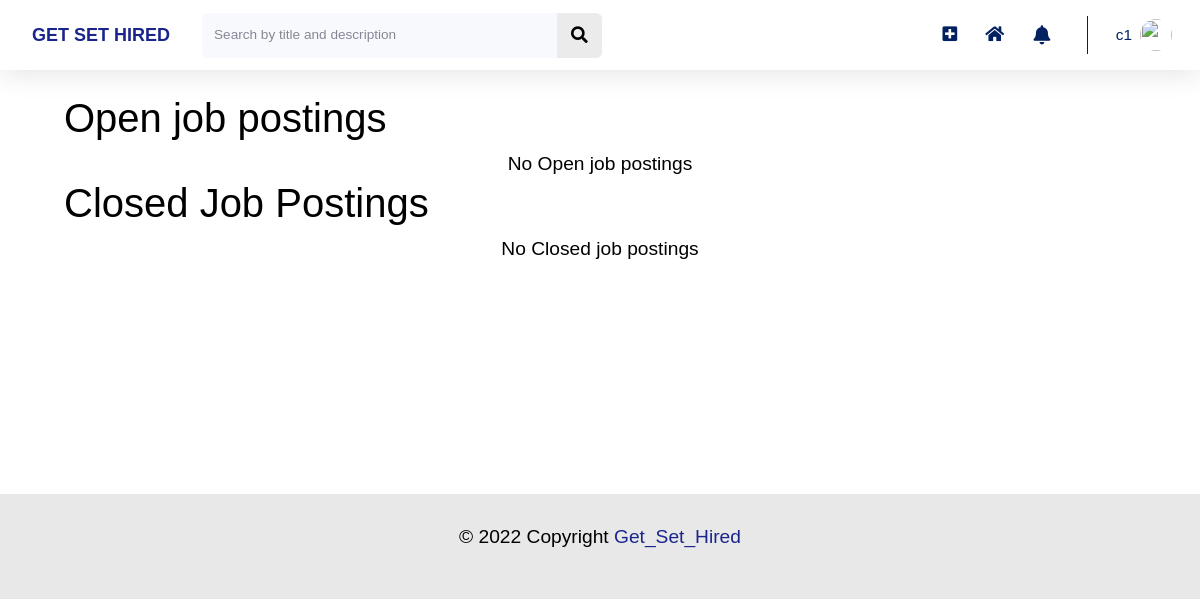
/ (signed in), run on an earlier commit of the app's database.
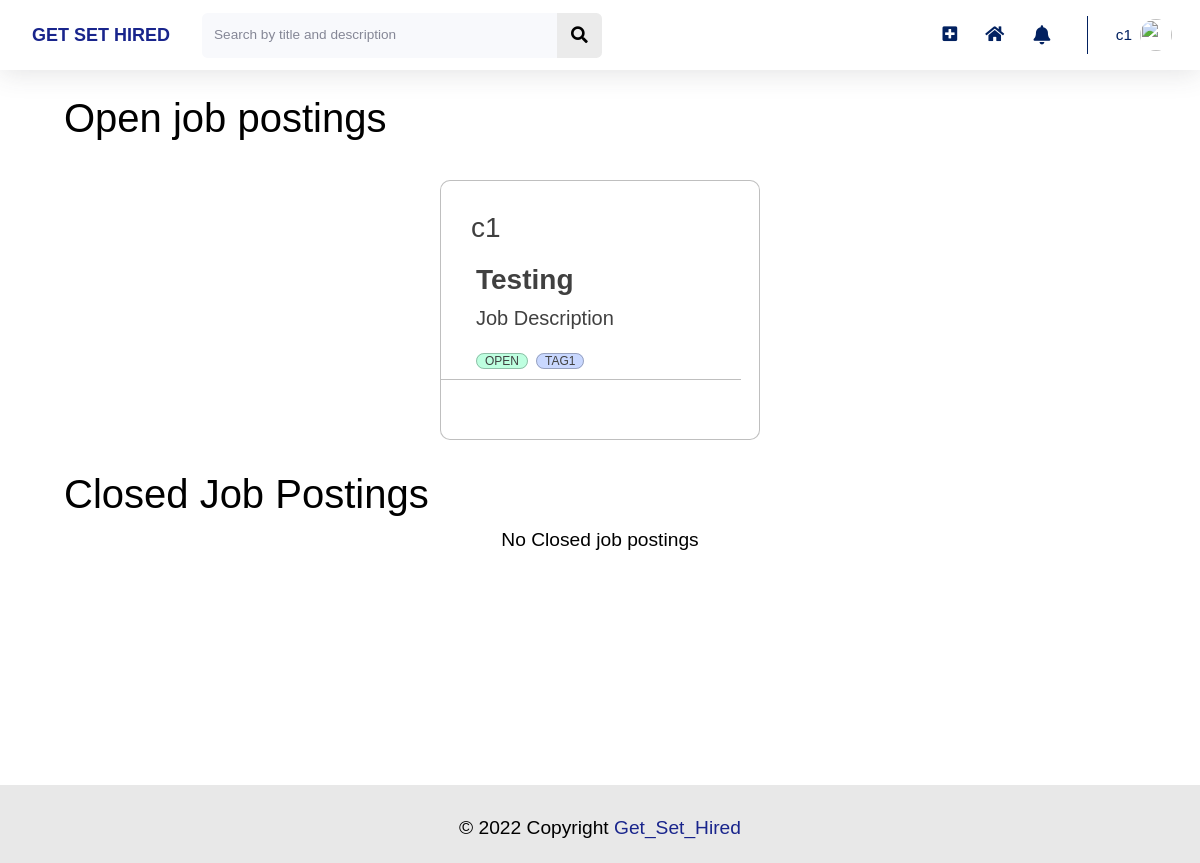
And on a later commit of the database.
### home/models.py (models this page shows, shortened)
class JobPosting(models.Model):
    title = models.CharField(max_length = 40)
    position = models.CharField(max_length = 40)
    job_description = models.FileField(upload_to = 'job_description/', validators=[FileExtensionValidator(allowed_extensions=["pdf"])])
    company = models.ForeignKey(User, on_delete = models.CASCADE, related_name = 'jobposting_company')
    users_accepted = models.ManyToManyField(User, related_name = 'users_accepted', blank=True)
    no_of_seats = models.IntegerField()
    stipend = models.IntegerField()
    location = models.CharField(max_length = 40)
    domain_tags = models.ManyToManyField(Tag, related_name = 'jobposting_domain_tags')
    requirement_tags = models.ManyToManyField(Tag, related_name = 'jobposting_requirement_tags')
    status = models.CharField(max_length = 10, choices = (("open", "open"), ("closed", "closed")), default = 'open')
    experience_required = models.IntegerField(default = 0)
    willing_to_hire = models.ManyToManyField(User, related_name = 'users_willing_to_hire', blank = True)

class Tag(models.Model):
    title = models.CharField(max_length=20)
    def __str__(self):
        return f"{self.title}"

### home/decorators.py (the view)
    def wrap(request, *args, **kwargs):
        if profileCompleted(request):
            return function(request, *args, **kwargs)
        if(request.user.userprofile.isUser):
            return redirect("/profileEdit/" + str(request.user.userprofile.id))
        return redirect("/profileEdit/" + str(request.user.companyprofile.id))

### controllers.py (called while the page is built)
def indexController(req):
    context = {"status": True}
    from home.models import Notification
    if req.user.userprofile.isUser:
        context["image"] = req.user.userprofile.image
    else:
        from home.models import JobPosting
        jobPostings_closed = JobPosting.objects.all().filter(status = 'closed')
        jobPostings_open = JobPosting.objects.all().filter(status = 'open')
        context["jobPostings_open"] = jobPostings_open
        context["jobPostings_closed"] = jobPostings_closed
    context["notifications"] = Notification.objects.filter(reciever = req.user).order_by('-time')
    return context

### home/views.py (called while the page is built)
@login_required
@user_profile_completed
def index(req):
    context = indexController(req)
    return render(req, 'home/index.html', context)

### utils.py (called while the page is built)
def check(req, field, fieldName):
    from django.contrib import messages
    if field != "" and field != None:
        return True
    print(field)
    messages.error(req, "Please complete " + fieldName)
    return False

### templates/home/index.html (shortened to what this page needs)
{% extends 'partials/base.html' %}
{% load static %}
{% block customCSS %}
<link rel="stylesheet" type="text/css" href="{% static 'home/mainpp.css' %}">
{% endblock customCSS %}
{% block cdnCSS %}
<link rel="stylesheet" type="text/css" href="{% static 'home/style.css' %}">
<link rel="stylesheet" type="text/css" href="{% static 'home/cards.css' %}">
<link rel="stylesheet" type="text/css" href="{% static 'home/footer.css' %}">
<link rel="stylesheet" href="https://pro.fontawesome.com/releases/v5.10.0/css/all.css" />
{% endblock cdnCSS %}
{% block content %}
<div class="project_cards">
    <h1>Open job postings</h1>
    <div class="" style="display: flex; flex-wrap: wrap;justify-content:center;" id="all-projects">
        {% for jobposting in jobPostings_open %}
        <div id="projectNumber{{ jobposting.id }}">
            <div class="blog-container">
                <div class="blog-header" style="display: flex; flex-wrap: wrap;">
                    <span style="flex: 1 0 45%; ">
                        <h3 style="margin-top: 10px; color:#858796;"><a href="{% url 'profile' jobposting.company.id %}">{{jobposting.company}}</a></h3>
                    </span>
                </div>
                <div class="blog-body">
                    <div class="blog-title demo-a">
                        <h1><a href="/jobposting/{{jobposting.id}}">{{ jobposting.title }}</a></h1>
                    </div>
                    <div class="blog-summary demo-2">
                        <a href='/media/{{jobposting.job_description}}'>Job Description</a>
                    </div>
                    <div class="blog-tags">
                        <br class="main-br">
                        <ul>
                            <li><a href="/home/?Status={{jobposting.Status}}">{{jobposting.status}}</a></li>
                            {% for tag in jobposting.domain_tags.all %}
                            {% if forloop.counter <= 2 %}
                            <li>
                                <a href="/home/?Tags={{tag.id}}">{{ tag }}</a>
                            </li>
                            {% endif %}
                            {% endfor %}
                        </ul>
                    </div>
                </div>
                <hr class="main-page-hr">
            </div>
        </div>
        {% endfor %}
        {% if jobPostings_open.count == 0 %}
        <div>No Open job postings</div>
        {% endif %}
    </div>
    <h1>Closed Job Postings</h1>
    <div class="" style="display: flex; flex-wrap: wrap;justify-content:center;" id="all-projects">
        {% if jobPostings_closed.count == 0 %}
        <div>No Closed job postings</div>
        {% endif %}
    </div>
    {% endblock content %}

What changed in the data, as far as the page shows it:
added JobPosting: company "c1", title "Testing", status "OPEN"
added Tag: title "TAG1"
Also different on the page:
text no longer shown: "No Open job postings"
